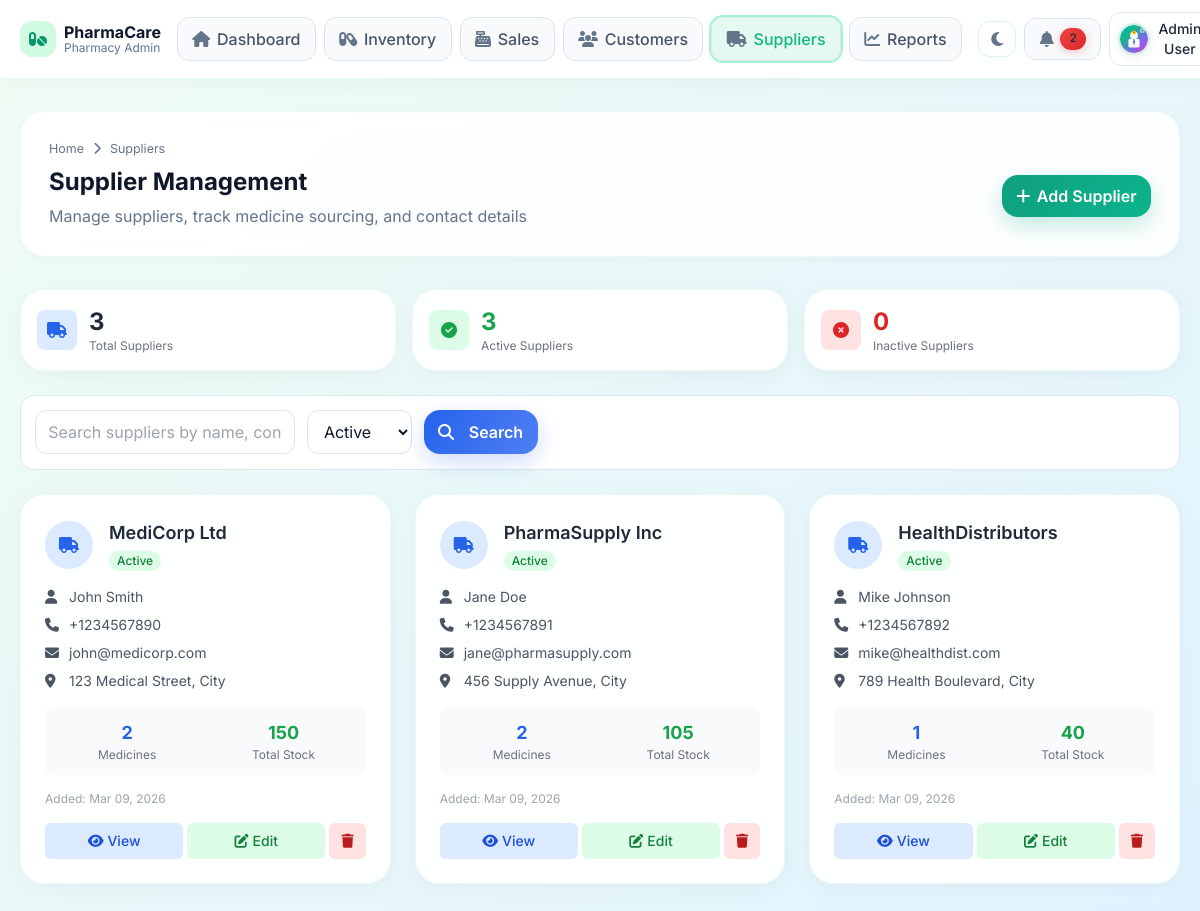
The page /admin/modules/suppliers/index.php (signed in) on the database its author committed.
### tables this page shows
CREATE TABLE users (
    id INT PRIMARY KEY AUTO_INCREMENT,
    name VARCHAR(100) NOT NULL,
    email VARCHAR(100) UNIQUE NOT NULL,
    password VARCHAR(255) NOT NULL,
    role ENUM('admin', 'pharmacist', 'customer') NOT NULL DEFAULT 'customer',
    phone VARCHAR(20),
    address TEXT,
    profile_image VARCHAR(255),
    status ENUM('active', 'inactive') DEFAULT 'active',
    created_at TIMESTAMP DEFAULT CURRENT_TIMESTAMP,
    updated_at TIMESTAMP DEFAULT CURRENT_TIMESTAMP ON UPDATE CURRENT_TIMESTAMP
);

CREATE TABLE suppliers (
    id INT PRIMARY KEY AUTO_INCREMENT,
    name VARCHAR(100) NOT NULL,
    contact_person VARCHAR(100),
    email VARCHAR(100),
    phone VARCHAR(20),
    address TEXT,
    status ENUM('active', 'inactive') DEFAULT 'active',
    created_at TIMESTAMP DEFAULT CURRENT_TIMESTAMP,
    updated_at TIMESTAMP DEFAULT CURRENT_TIMESTAMP ON UPDATE CURRENT_TIMESTAMP
);

### admin/includes/auth.php (called while the page is built, shortened)
<?php
function isLoggedIn() {
    return isset($_SESSION['user_id']) && !empty($_SESSION['user_id']);
}
function getCurrentUser() {
    global $pdo;
    try {
        $stmt = $pdo->prepare("SELECT * FROM users WHERE id = ? AND status = 'active'");
        $stmt->execute([$_SESSION['user_id']]);
        return $stmt->fetch(PDO::FETCH_ASSOC);
    } catch (Exception $e) {
        error_log("Error getting current user: " . $e->getMessage());
        return null;
    }
}

### admin/includes/theme_helper.php (called while the page is built, shortened)
<?php
function getUserTheme($userId = null) {
    global $pdo;
    if (!$userId && isLoggedIn()) {
        $user = getCurrentUser();
        $userId = $user['id'] ?? null;
    }
    try {
        $stmt = $pdo->prepare("SELECT theme FROM user_preferences WHERE user_id = ?");
        $stmt->execute([$userId]);
        $result = $stmt->fetch(PDO::FETCH_ASSOC);
    } catch (Exception $e) {
    }
    return 'light';
}
function getThemeClass($userId = null) {
    $theme = getUserTheme($userId);
    return $theme === 'dark' ? 'dark' : 'light';
}
    ?>

### admin/includes/url_helper.php (called while the page is built, shortened)
<?php
function getBaseUrl() {
    $protocol = isset($_SERVER['HTTPS']) && $_SERVER['HTTPS'] === 'on' ? 'https' : 'http';
    $host = $_SERVER['HTTP_HOST'];
    $scriptName = $_SERVER['SCRIPT_NAME'];
    $pathParts = explode('/', $scriptName);
    $basePath = '';
    foreach ($pathParts as $part) {
        if ($part === 'pharmacy-management-system') {
            $basePath = '/pharmacy-management-system/admin';
            break;
        }
    }
    return $protocol . '://' . $host . $basePath;
}
function url($path = '') {
    $baseUrl = getBaseUrl();
    $path = ltrim($path, '/');
    return $baseUrl . '/' . $path;
}
function moduleUrl($module, $file = 'index.php') {
    return url('modules/' . $module . '/' . $file);
}
?>

### admin/modules/suppliers/index.php (the view, shortened to what this page needs)
<?php
require_once dirname(__DIR__, 2) . '/bootstrap.php';
$search = $_GET['search'] ?? '';
$status_filter = $_GET['status'] ?? 'active';
$page = max(1, intval($_GET['page'] ?? 1));
$limit = 20;
$offset = ($page - 1) * $limit;
$whereConditions = [];
$params = [];
if ($status_filter && $status_filter !== 'all') {
    $whereConditions[] = "s.status = :status";
    $params['status'] = $status_filter;
}
$whereClause = $whereConditions ? 'WHERE ' . implode(' AND ', $whereConditions) : '';
$stmt = $pdo->prepare("
    SELECT s.*,
           COUNT(DISTINCT m.id) as total_medicines,
           COALESCE(SUM(m.stock_quantity), 0) as total_stock
    FROM suppliers s
    LEFT JOIN medicines m ON s.id = m.supplier_id AND m.status = 'active'
    $whereClause
    GROUP BY s.id
    ORDER BY s.created_at DESC
    LIMIT :limit OFFSET :offset
");
foreach ($params as $key => $value) {
    $stmt->bindValue(":$key", $value);
}
$stmt->bindValue(':limit', $limit, PDO::PARAM_INT);
$stmt->bindValue(':offset', $offset, PDO::PARAM_INT);
$stmt->execute();
$suppliers = $stmt->fetchAll(PDO::FETCH_ASSOC);
$statsStmt = $pdo->query("
    SELECT
        COUNT(*) as total,
        SUM(CASE WHEN status = 'active' THEN 1 ELSE 0 END) as active,
        SUM(CASE WHEN status = 'inactive' THEN 1 ELSE 0 END) as inactive
    FROM suppliers
");
$stats = $statsStmt->fetch(PDO::FETCH_ASSOC);
?>
<!DOCTYPE html>
<html lang="en" data-theme="<?php echo getThemeClass(); ?>">
<head>
    <?php include '../../includes/head.php'; ?>
</head>
<body class="pc-shell">
    <?php include '../../includes/navbar.php'; ?>
    <div class="pc-container">
        <div class="pc-page-header pc-animate">
            <div class="pc-breadcrumb">Home <i class="fas fa-chevron-right"></i> Suppliers</div>
            <div class="flex justify-between items-center gap-4">
                <div>
                    <h1 class="pc-page-title">Supplier Management</h1>
                    <p class="pc-page-subtitle">Manage suppliers, track medicine sourcing, and contact details</p>
                </div>
                <a href="add_supplier.php" class="pc-btn pc-btn-primary">
                    <i class="fas fa-plus"></i>
                    <span>Add Supplier</span>
                </a>
            </div>
        </div>
        <div class="grid grid-cols-1 md:grid-cols-3 gap-4 mb-6">
            <div class="pc-card p-4">
                <div class="flex items-center gap-3">
                    <div class="w-10 h-10 bg-blue-100 rounded-lg flex items-center justify-center">
                        <i class="fas fa-truck text-blue-600"></i>
                    </div>
                    <div>
                        <p class="text-2xl font-bold text-gray-800"><?php echo $stats['total']; ?></p>
                        <p class="text-xs text-gray-500">Total Suppliers</p>
                    </div>
                </div>
            </div>
            <div class="pc-card p-4">
                <div class="flex items-center gap-3">
                    <div class="w-10 h-10 bg-green-100 rounded-lg flex items-center justify-center">
                        <i class="fas fa-check-circle text-green-600"></i>
                    </div>
                    <div>
                        <p class="text-2xl font-bold text-green-600"><?php echo $stats['active']; ?></p>
                        <p class="text-xs text-gray-500">Active Suppliers</p>
                    </div>
                </div>
            </div>
            <div class="pc-card p-4">
                <div class="flex items-center gap-3">
                    <div class="w-10 h-10 bg-red-100 rounded-lg flex items-center justify-center">
                        <i class="fas fa-times-circle text-red-600"></i>
                    </div>
                    <div>
                        <p class="text-2xl font-bold text-red-600"><?php echo $stats['inactive']; ?></p>
                        <p class="text-xs text-gray-500">Inactive Suppliers</p>
                    </div>
                </div>
            </div>
        </div>
        <div class="pc-toolbar mb-6">
            <form method="GET" class="flex flex-wrap gap-3">
                <div class="flex-1 min-w-[200px]">
                    <input type="text" name="search" value="<?php echo htmlspecialchars($search); ?>"
                        placeholder="Search suppliers by name, contact person, email, or phone..."
                        class="pc-input">
                </div>
                <select name="status" class="pc-select w-auto" onchange="this.form.submit()">
                    <option value="active" <?php echo $status_filter === 'active' ? 'selected' : ''; ?>>Active</option>
                </select>
                <button type="submit" class="pc-btn pc-btn-secondary">
                    <i class="fas fa-search mr-2"></i>Search
                </button>
            </form>
        </div>
        <div class="grid grid-cols-1 md:grid-cols-2 lg:grid-cols-3 gap-6">
            <?php foreach ($suppliers as $supplier): ?>
                <div class="pc-card p-6">
                    <div class="flex items-center space-x-4 mb-4">
                        <div class="w-12 h-12 bg-blue-100 rounded-full flex items-center justify-center">
                            <i class="fas fa-truck text-blue-600 text-xl"></i>
                        </div>
                        <div class="flex-1">
                            <h3 class="text-lg font-semibold text-gray-800"><?php echo htmlspecialchars($supplier['name']); ?></h3>
                            <span class="inline-flex items-center px-2 py-0.5 rounded-full text-xs font-medium
                                <?php echo $supplier['status'] === 'active' ? 'bg-green-100 text-green-700' : 'bg-red-100 text-red-700'; ?>">
                                <?php echo ucfirst($supplier['status']); ?>
                            </span>
                        </div>
                    </div>
                    <div class="space-y-2 mb-4">
                        <?php if ($supplier['contact_person']): ?>
                            <div class="flex items-center text-sm text-gray-600">
                                <i class="fas fa-user w-4 mr-2"></i>
                                <span><?php echo htmlspecialchars($supplier['contact_person']); ?></span>
                            </div>
                        <?php endif; ?>
                        <?php if ($supplier['phone']): ?>
                            <div class="flex items-center text-sm text-gray-600">
                                <i class="fas fa-phone w-4 mr-2"></i>
                                <span><?php echo htmlspecialchars($supplier['phone']); ?></span>
                            </div>
                        <?php endif; ?>
                        <?php if ($supplier['email']): ?>
                            <div class="flex items-center text-sm text-gray-600">
                                <i class="fas fa-envelope w-4 mr-2"></i>
                                <span><?php echo htmlspecialchars($supplier['email']); ?></span>
                            </div>
                        <?php endif; ?>
                        <?php if ($supplier['address']): ?>
                            <div class="flex items-center text-sm text-gray-600">
                                <i class="fas fa-map-marker-alt w-4 mr-2"></i>
                                <span><?php echo htmlspecialchars($supplier['address']); ?></span>
                            </div>
                        <?php endif; ?>
                    </div>
                    <div class="grid grid-cols-2 gap-4 mb-4 p-3 bg-gray-50 rounded-lg">
                        <div class="text-center">
                            <p class="text-lg font-bold text-blue-600"><?php echo $supplier['total_medicines']; ?></p>
                            <p class="text-xs text-gray-500">Medicines</p>
                        </div>
                        <div class="text-center">
                            <p class="text-lg font-bold text-green-600"><?php echo number_format($supplier['total_stock']); ?></p>
                            <p class="text-xs text-gray-500">Total Stock</p>
                        </div>
                    </div>
                    <p class="text-xs text-gray-400 mb-4">
                        Added: <?php echo date('M d, Y', strtotime($supplier['created_at'])); ?>
                    </p>
                    <div class="flex space-x-1">
                        <a href="view_supplier.php?id=<?php echo $supplier['id']; ?>"
                            class="action-btn flex-1 bg-blue-100 hover:bg-blue-200 text-blue-700 text-center py-2 px-3 rounded-md text-sm font-medium">
                            <i class="fas fa-eye mr-1"></i>View
                        </a>
                        <a href="edit_supplier.php?id=<?php echo $supplier['id']; ?>"
                            class="action-btn flex-1 bg-green-100 hover:bg-green-200 text-green-700 text-center py-2 px-3 rounded-md text-sm font-medium">
                            <i class="fas fa-edit mr-1"></i>Edit
                        </a>
                        <button onclick="deleteSupplier(<?php echo $supplier['id']; ?>, '<?php echo htmlspecialchars($supplier['name'], ENT_QUOTES); ?>')"
                            class="action-btn bg-red-100 hover:bg-red-200 text-red-700 py-2 px-3 rounded-md text-sm font-medium">
                            <i class="fas fa-trash"></i>
                        </button>
                    </div>
                </div>
            <?php endforeach; ?>
        </div>
    </div>
</body>
</html>

### admin/includes/navbar.php (shortened to what this page needs)
<?php
$currentPath = $_SERVER['REQUEST_URI'] ?? '';
$profileImage = ($user && !empty($user['profile_image']))
  ? url('uploads/profiles/' . $user['profile_image'])
  : url('assets/images/default-avatar.svg');
?>
<nav class="sticky top-0 z-50 border-b border-slate-200/70 bg-white/92 backdrop-blur dark:bg-slate-900/95 dark:border-slate-700">
  <div class="pc-container !py-3">
    <div class="flex items-center justify-between gap-4">
      <div class="flex items-center gap-3">
        <a href="<?php echo url('index.php'); ?>" class="flex items-center gap-2">
          <span class="h-9 w-9 grid place-items-center rounded-xl bg-emerald-100 text-emerald-600"><i class="fas fa-pills"></i></span>
          <div>
            <div class="font-bold leading-tight text-slate-800 dark:text-slate-100">PharmaCare</div>
            <div class="text-xs text-slate-500 dark:text-slate-400 -mt-0.5">Pharmacy Admin</div>
          </div>
        </a>
      </div>
      <div class="hidden md:flex items-center gap-2">
        <a href="<?php echo url('index.php'); ?>" class="pc-btn pc-btn-muted <?php echo strpos($currentPath, '/admin/index.php') !== false ? 'ring-2 ring-emerald-200' : ''; ?>"><i class="fas fa-house"></i><span>Dashboard</span></a>
        <a href="<?php echo moduleUrl('inventory'); ?>" class="pc-btn pc-btn-muted <?php echo strpos($currentPath, '/modules/inventory') !== false ? 'ring-2 ring-emerald-200' : ''; ?>"><i class="fas fa-capsules"></i><span>Inventory</span></a>
        <a href="<?php echo moduleUrl('sales', 'new_sale.php'); ?>" class="pc-btn pc-btn-muted <?php echo strpos($currentPath, '/modules/sales') !== false ? 'ring-2 ring-emerald-200' : ''; ?>"><i class="fas fa-cash-register"></i><span>Sales</span></a>
        <a href="<?php echo moduleUrl('customers'); ?>" class="pc-btn pc-btn-muted <?php echo strpos($currentPath, '/modules/customers') !== false ? 'ring-2 ring-emerald-200' : ''; ?>"><i class="fas fa-users"></i><span>Customers</span></a>
        <a href="<?php echo moduleUrl('suppliers'); ?>" class="pc-btn pc-btn-muted <?php echo strpos($currentPath, '/modules/suppliers') !== false ? 'ring-2 ring-emerald-200' : ''; ?>"><i class="fas fa-truck"></i><span>Suppliers</span></a>
        <a href="<?php echo moduleUrl('reports'); ?>" class="pc-btn pc-btn-muted <?php echo strpos($currentPath, '/modules/reports') !== false ? 'ring-2 ring-emerald-200' : ''; ?>"><i class="fas fa-chart-line"></i><span>Reports</span></a>
      </div>
      <div class="flex items-center gap-2">
        <button class="pc-btn pc-btn-muted" onclick="toggleTheme()" title="Toggle theme"><i id="themeIcon" class="fas fa-moon"></i></button>
        <div class="relative">
          <button class="pc-btn pc-btn-muted dark:text-slate-100" onclick="toggleNotifications()">
            <i class="fas fa-bell"></i>
            <span id="notificationCount" class="pc-badge pc-badge-danger">2</span>
          </button>
        </div>
        <div class="relative">
          <button class="flex items-center gap-2 rounded-xl border border-slate-200 dark:border-slate-700 px-2 py-1.5 hover:bg-slate-50 dark:hover:bg-slate-800 text-slate-700 dark:text-slate-100" onclick="toggleUserMenu()">
            <img src="<?php echo $profileImage; ?>" alt="Profile" class="h-8 w-8 rounded-full object-cover" onerror="this.src='<?php echo url('assets/images/default-avatar.svg'); ?>'">
            <span class="hidden lg:inline text-sm font-medium"><?php echo htmlspecialchars($user['name'] ?? 'User'); ?></span>
          </button>
        </div>
      </div>
    </div>
  </div>
</nav>

### admin/includes/action_buttons.php (style rules this page uses)
.action-btn { transition: all 0.2s ease-in-out; transform: translateY(0); }

### rows shown on the page
users: name "Admin User"
suppliers: name "MediCorp Ltd", status "Active", contact_person "John Smith", phone "+1234567890", email "john@medicorp.com", address "123 Medical Street, City", total_medicines "2", total_stock "150", created_at "Mar 09, 2026"
suppliers: name "PharmaSupply Inc", status "Active", contact_person "Jane Doe", phone "+1234567891", email "jane@pharmasupply.com", address "456 Supply Avenue, City", total_medicines "2", total_stock "105", created_at "Mar 09, 2026"
suppliers: name "HealthDistributors", status "Active", contact_person "Mike Johnson", phone "+1234567892", email "mike@healthdist.com", address "789 Health Boulevard, City", total_medicines "1", total_stock "40", created_at "Mar 09, 2026"

### other values the page prints
$stats['total'] "3"
$stats['active'] "3"
$stats['inactive'] "0"
